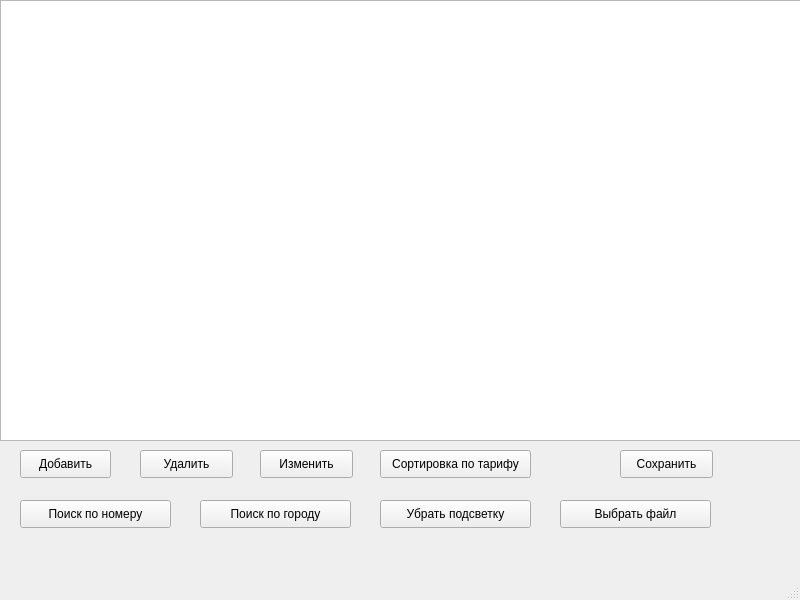
<?xml version="1.0" encoding="UTF-8"?>
<ui version="4.0">
 <class>MainWindow</class>
 <widget class="QMainWindow" name="MainWindow">
  <property name="geometry">
   <rect>
    <x>0</x>
    <y>0</y>
    <width>800</width>
    <height>600</height>
   </rect>
  </property>
  <property name="windowTitle">
   <string>MainWindow</string>
  </property>
  <widget class="QWidget" name="centralwidget">
   <widget class="QTableWidget" name="tableWidget">
    <property name="geometry">
     <rect>
      <x>0</x>
      <y>0</y>
      <width>801</width>
      <height>441</height>
     </rect>
    </property>
    <property name="editTriggers">
     <set>QAbstractItemView::NoEditTriggers</set>
    </property>
    <property name="rowCount">
     <number>0</number>
    </property>
    <attribute name="horizontalHeaderMinimumSectionSize">
     <number>37</number>
    </attribute>
   </widget>
   <widget class="QPushButton" name="pushButton">
    <property name="geometry">
     <rect>
      <x>20</x>
      <y>450</y>
      <width>91</width>
      <height>28</height>
     </rect>
    </property>
    <property name="text">
     <string>Добавить</string>
    </property>
   </widget>
   <widget class="QPushButton" name="pushButton_2">
    <property name="geometry">
     <rect>
      <x>140</x>
      <y>450</y>
      <width>93</width>
      <height>28</height>
     </rect>
    </property>
    <property name="text">
     <string>Удалить</string>
    </property>
   </widget>
   <widget class="QPushButton" name="pushButton_3">
    <property name="geometry">
     <rect>
      <x>260</x>
      <y>450</y>
      <width>93</width>
      <height>28</height>
     </rect>
    </property>
    <property name="text">
     <string>Изменить</string>
    </property>
   </widget>
   <widget class="QPushButton" name="pushButton_4">
    <property name="geometry">
     <rect>
      <x>20</x>
      <y>500</y>
      <width>151</width>
      <height>28</height>
     </rect>
    </property>
    <property name="text">
     <string>Поиск по номеру</string>
    </property>
   </widget>
   <widget class="QPushButton" name="pushButton_5">
    <property name="geometry">
     <rect>
      <x>200</x>
      <y>500</y>
      <width>151</width>
      <height>28</height>
     </rect>
    </property>
    <property name="text">
     <string>Поиск по городу</string>
    </property>
   </widget>
   <widget class="QPushButton" name="pushButton_6">
    <property name="geometry">
     <rect>
      <x>620</x>
      <y>450</y>
      <width>93</width>
      <height>28</height>
     </rect>
    </property>
    <property name="text">
     <string>Сохранить</string>
    </property>
   </widget>
   <widget class="QPushButton" name="pushButton_10">
    <property name="geometry">
     <rect>
      <x>560</x>
      <y>500</y>
      <width>151</width>
      <height>28</height>
     </rect>
    </property>
    <property name="text">
     <string>Выбрать файл</string>
    </property>
   </widget>
   <widget class="QPushButton" name="pushButton_7">
    <property name="geometry">
     <rect>
      <x>380</x>
      <y>500</y>
      <width>151</width>
      <height>28</height>
     </rect>
    </property>
    <property name="text">
     <string>Убрать подсветку</string>
    </property>
   </widget>
   <widget class="QPushButton" name="pushButton_8">
    <property name="geometry">
     <rect>
      <x>380</x>
      <y>450</y>
      <width>151</width>
      <height>28</height>
     </rect>
    </property>
    <property name="text">
     <string>Сортировка по тарифу</string>
    </property>
   </widget>
  </widget>
  <widget class="QMenuBar" name="menubar">
   <property name="geometry">
    <rect>
     <x>0</x>
     <y>0</y>
     <width>800</width>
     <height>26</height>
    </rect>
   </property>
  </widget>
  <widget class="QStatusBar" name="statusbar"/>
 </widget>
 <resources/>
 <connections/>
</ui>
